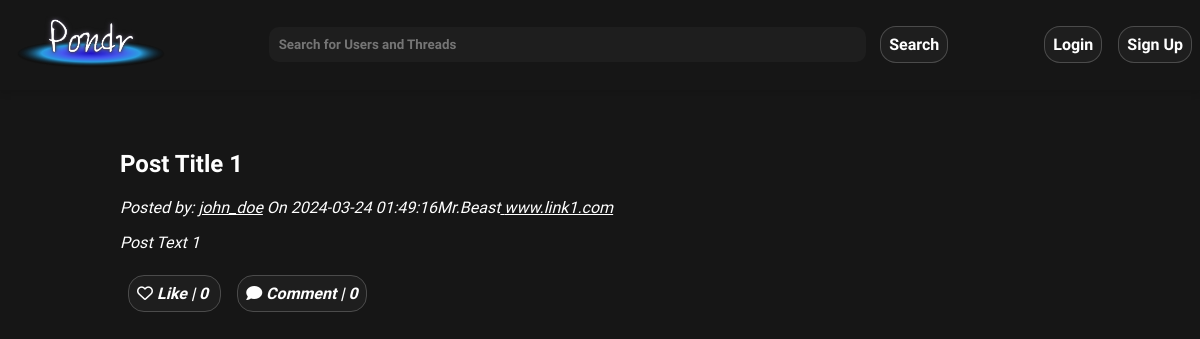
Before: /pages/thread.php?postId=1 with the older database file.
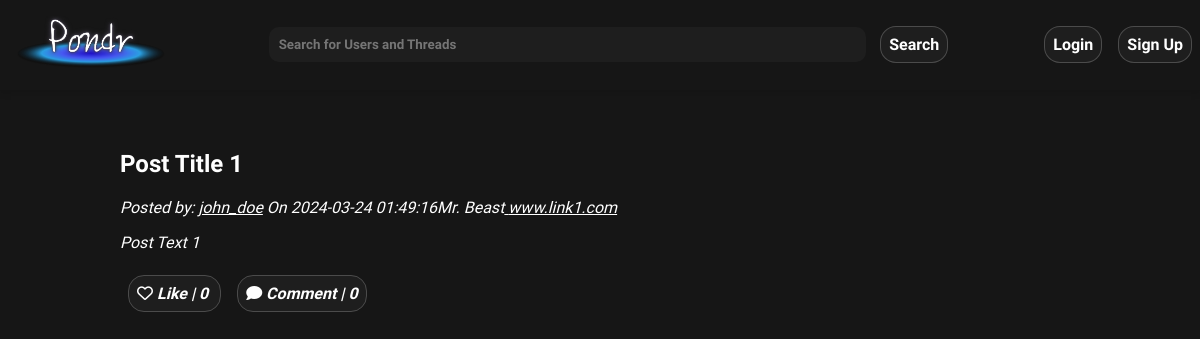
After: the same page with the newer database file.
### tables this page shows
CREATE TABLE posts (
    postId INT AUTO_INCREMENT,
    userId INT NOT NULL, 
    postDate DATETIME NOT NULL,  
    title VARCHAR(255) NOT NULL,
    text VARCHAR(3000) NOT NULL,  
    img VARCHAR(255),
    link VARCHAR(255),
    catId INT,
    likes INT NOT NULL DEFAULT 0,
    comment INT NOT NULL DEFAULT 0,
    PRIMARY KEY(postId,userId),
    FOREIGN KEY(userId) REFERENCES users(userId)
        ON DELETE CASCADE,
    FOREIGN KEY(catId) REFERENCES categories(catId)
        ON DELETE CASCADE
    
);

CREATE TABLE users (
    userId INT AUTO_INCREMENT,
    utype BIT(1) NOT NULL,  
    fName VARCHAR(255) NOT NULL,
    lName VARCHAR(255) NOT NULL,
    uName VARCHAR(255) NOT NULL UNIQUE,
    email VARCHAR(255) NOT NULL UNIQUE,
    pass VARCHAR(255) NOT NULL,
    bio VARCHAR(1000) NOT NULL,  
    pfp VARCHAR(255),
    recoveryKey VARCHAR(255) NOT NULL,
    PRIMARY KEY(userId)
);

CREATE TABLE categories (
    catId INT AUTO_INCREMENT,
    userId INT NOT NULL,
    name VARCHAR(255) NOT NULL,
    description VARCHAR(255),
    count INT NOT NULL DEFAULT 0,  
    PRIMARY KEY(catId),
    FOREIGN KEY(userId) REFERENCES users(userId)
        ON DELETE CASCADE
);

### public/pages/thread.php (the view, shortened to what this page needs)
<!DOCTYPE html>
<html lang="en">
    <head>
        <link rel="stylesheet" href="../css/styles.css">
        <link rel="stylesheet" href="../css/threads.css">
    </head>
    <body>
        <?php require_once '../scripts/header.php'; ?>
        <main class="column-container margin-down">
            <div class="thread-container">
                <?php
                if (isset ($_GET['postId'])) {
                    $postId = $_GET['postId'];
                }
                 $sql = "SELECT p.postId, p.userId, p.postDate, p.title, p.text, p.img, u.uName AS userName, c.name, c.catId, p.link FROM posts p JOIN users u ON p.userId = u.userId LEFT OUTER JOIN categories c ON p.catId=c.catId WHERE p.postId = ?";
                $prstmt = $conn->prepare($sql);
                $prstmt->bind_param("i", $postId);
                $prstmt->execute();
                $prstmt->bind_result($postId, $userId, $postDate, $postTitle, $postText, $postImg, $userName, $category, $catId,$link);
                if ($prstmt->fetch()) {
                    echo "<article>";
                    echo "<h1> $postTitle </h1>";
                    echo "<i>Posted by: <a href=\"./profile.php?uName=$userName\">$userName</a>  On <time>$postDate</time></i?";
                    echo "Under <a href=\"./discussion.php?catId=$catId\">$category</a>";
                    echo "<a href=\"$link\" target=\"_blank\"> $link </a>";
                    echo "<p> $postText </p>";
                    echo " </article>";
                } else {
                    echo "Post Does Not Exist";
                }
                ?>
                <div id="icon-buttons">
                    <a href="" class="link-button" id="like-button"><i class="fa-regular fa-heart"></i> Like | <span
                            id="like-count"> 0 </span></a>
                    <a href="" class="link-button" id="add-comment" ><i class="fa-solid fa-comment" ></i> Comment | <span
                            id="comment-count"> 0 </span> </a>
                </div>
            </div>
        </main>
    </body>
</html>

### public/scripts/header.php (shortened to what this page needs)
<?php
$utype = $_SESSION['utype'] ?? null;
?>
<nav id="top-bar">
    <a href="../index.php"><img src="../img/logo.png" alt="Pondr Logo" id="top-bar-logo"></a>
    <div id="top-search-bar">
        <form method="GET" action="discussion.php">
            <?php
            echo "<input type=\"text\" name=\"search\" placeholder=\"Search for Users and Threads\" value=\"" . ((isset($search)) ? $search : "") . "\"/>";
            ?>
            <button type="submit" class="form-button">Search</button>
        </form>
    </div>
    <?php
    if (isset($utype)) {
        switch ($utype) {
            case 0:
            case 1:
                echo "<a href=\"my_profile.php\"><img src=\"$pfpPath\" id=\"top-search-bar-pfp\"></a>";
                echo "<a href=\"../scripts/logout.php\" class=\"link-button\">Logout</a>";
                break;
            default:
                echo "<a href=\"login.php\" class=\"link-button\">Login</a>";
                echo "<a href=\"register.php\" class=\"link-button\">Sign Up</a>";
        }
    } else {
        echo "<a href=\"login.php\" class=\"link-button\">Login</a>";
        echo "<a href=\"register.php\" class=\"link-button\">Sign Up</a>";
    }
    ?>
</nav>

### public/css/styles.css (style rules this page uses)
:root { --background-color: #161616; --navbar-dark: linear-gradient(145deg, #0A0A0A, #161616); --button-border: rgba(255, 255, 255, 0.2); --text-color: #ffffff; --button-hover-bg: #2A2A2A; --input-background: #1E1E1E; --input-hover: rgba(255, 255, 255, 0.1); --highlight-color: #3A7FFB; --box-shadow: 0 4px 6px rgba(0, 0, 0, 0.1); --pondr-font: 'Quicksand', sans-serif; }
a { color: white; }
body { margin: 0; padding: 0; font-family: var(--pondr-font); background-color: var(--background-color); color:var(--text-color); transition: all 0.2s ease; }
input[type="text"], input[type="password"], input[type="email"], button, .link-button, .form-button, .form-container textarea, .form-container select { font-family: var(--pondr-font); background-color: var(--input-background); color: var(--text-color); border: 0.1em solid var(--button-border); border-radius: 1em; transition: all 0.3s ease-in; padding: 0.5em; text-decoration: none; margin: 0em 0.5em; font-weight:bold; outline: none; }
.form-button { cursor: pointer; font-size: 1em; }
#top-bar { background-color: var(--navbar-dark); padding: 2vh 0vh; display: flex; justify-content: space-between; align-items: center; box-shadow: var(--box-shadow); }
#top-bar-logo { width: 150px; margin: 0 1rem; }
#top-search-bar { flex-grow: 1; margin: 0 5em; }
#top-search-bar form { display: flex; align-items: center; }
#top-search-bar input { background-color: var(--input-background); border: 1px solid var(--input-border); color: var(--text-color); padding: 10px; width: 100%; box-sizing: border-box; border-radius:10px; }
.margin-down { margin-top: 2vw; align-items:flex-start; margin-bottom: 5em; }
.column-container { display: flex; flex-direction: column; align-items: center; height: 94vh; }

### public/css/threads.css (style rules this page uses)
.thread-container { width: 80%; padding: 1em 2em; }
#icon-buttons { margin-top: 2em; }

Changed rows visible on the page:
changed through a linked row, posts "Post Title 1": catId.name "Mr.Beast" → "Mr. Beast"
